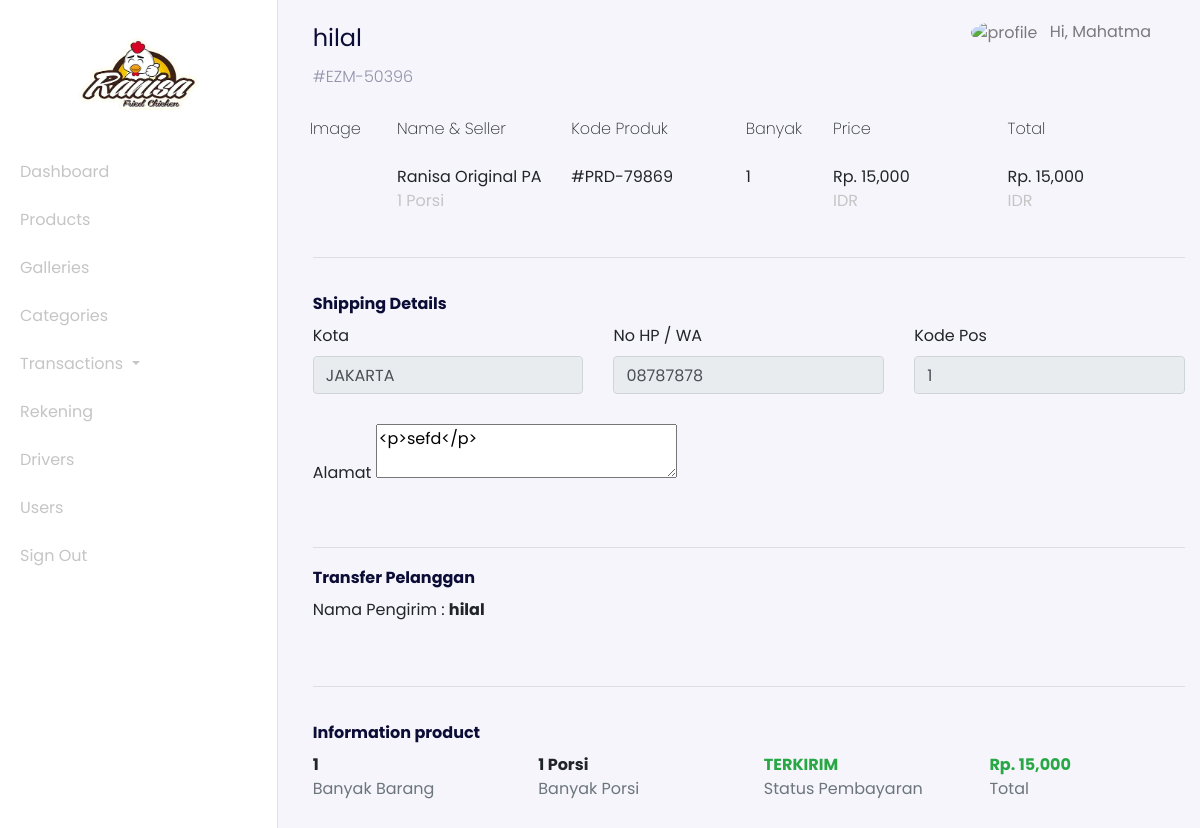
The page /admin?page=transactions-details&id=7 (signed in) on the database its author committed.
### tables this page shows
CREATE TABLE `users` (
  `id_user` int(11) NOT NULL,
  `name` varchar(255) NOT NULL,
  `email` varchar(255) NOT NULL,
  `password` varchar(255) NOT NULL,
  `address` text DEFAULT NULL,
  `phone_number` varchar(255) NOT NULL,
  `postal_code` varchar(191) NOT NULL,
  `roles` varchar(255) NOT NULL
);

CREATE TABLE `transactions` (
  `id_transaction` int(11) NOT NULL,
  `user_id` int(11) NOT NULL,
  `total_price` int(11) NOT NULL,
  `city` varchar(255) NOT NULL,
  `rekening_id` int(11) NOT NULL,
  `transaction_status` varchar(255) NOT NULL,
  `weight_total` int(11) NOT NULL,
  `delivered` int(11) NOT NULL,
  `photo_transaction` varchar(255) NOT NULL,
  `code` varchar(255) NOT NULL,
  `receiver` varchar(255) NOT NULL,
  `time_arrived` timestamp NULL DEFAULT NULL,
  `created_at` timestamp NOT NULL DEFAULT current_timestamp()
);

CREATE TABLE `transactions_details` (
  `id_transaction_detail` int(11) NOT NULL,
  `transaction_id` int(11) NOT NULL,
  `product_id` int(11) NOT NULL,
  `price` int(11) NOT NULL,
  `banyak` int(11) NOT NULL,
  `code_product` varchar(255) NOT NULL
);

CREATE TABLE `products` (
  `id_product` int(11) NOT NULL,
  `product_name` varchar(255) NOT NULL,
  `unit` int(11) NOT NULL,
  `price` varchar(255) NOT NULL,
  `descriptions` text NOT NULL,
  `category_id` int(11) NOT NULL,
  `stock` varchar(255) NOT NULL
);

### config/config.php (called while the page is built, shortened)
<?php
$host = 'localhost';
$user = 'root';
$password = '';
$dbname = 'daging_online';
$conn = mysqli_connect($host, $user, $password, $dbname);
function query($query)
{
    global $conn;
    $result = mysqli_query($conn, $query);
    $rows = [];
    while ($row = mysqli_fetch_assoc($result)) {
        $rows[] = $row;
    }
    return $rows;
}

### admin/transaction/dashboard-transactions-details.php (the view, shortened to what this page needs)
<?php
$idTransaction = $_GET["id"];
$transaction_details = query("SELECT * FROM transactions_details INNER JOIN transactions ON transactions_details.transaction_id = transactions.id_transaction INNER JOIN products ON transactions_details.product_id = products.id_product WHERE transaction_id = $idTransaction");
?>
<nav class="navbar navbar-expand-lg navbar-light navbar-store fixed-top" data-aos="fade-down">
  <div class="container-fluid">
    <div class="collpase navbar-collapse" id="navbarResponsive">
      <ul class="navbar-nav d-none d-lg-flex ml-auto">
        <li class="nav-item dropdown">
          <a href="#" class="nav-link" id="navbarDropdown" role="button" data-toggle="dropdown">
            <img src="../assets/images/person-circle.svg" alt="profile" height="40px" class="rounded-circle mr-2 profile-picture" />
            <?php
            $id_user = $_SESSION['user'];
            $user = query("SELECT * FROM users WHERE id_user = $id_user")[0];
            ?>
            Hi, <?= $user["name"]; ?>
          </a>
        </li>
      </ul>
    </div>
  </div>
</nav>
<div class="section-content section-dashboard-home" data-aos="fade-up">
  <div class="container-fluid">
    <div class="dashboard-heading">
      <?php
      $transactionMain = query("SELECT * FROM transactions INNER JOIN users ON transactions.user_id = users.id_user WHERE id_transaction = $idTransaction")[0];
      ?>
      <h2 class="dashboard-title"><?= $transactionMain["name"]; ?></h2>
      <p class="dashboard-subtitle">#<?= $transactionMain["code"]; ?></p>
    </div>
    <div class="dashboard-content store-cart">
      <div class="row" data-aos="fade-up" data-aos-delay="100">
        <div class="col-12 table-responsive">
          <table class="table table-borderless table-cart">
            <thead>
              <tr>
                <th>Image</th>
                <th>Name &amp; Seller</th>
                <th>Kode Produk</th>
                <th>Banyak</th>
                <th>Price</th>
                <th>Total</th>
              </tr>
            </thead>
            <tbody>
              <?php
              $banyak = 0;
              ?>
              <?php foreach ($transaction_details as $t) : ?>
                <?php
                $banyak += $t["banyak"];
                $total = $t["price"] * $t["banyak"];
                ?>
                <tr>
                  <td style="width: 10%;">
                  </td>
                  <td style="width: 20%;">
                    <div class=""><?= $t["product_name"]; ?></div>
                    <div class="product-title"><?= $t["unit"] / 1; ?> Porsi</div>
                  </td>
                  <td style="width: 20%;">
                    <div class="">#<?= $t["code_product"]; ?></div>
                  </td>
                  <td style="width: 10%;">
                    <div class=""><?= $t["banyak"]; ?></div>
                  </td>
                  <td style="width: 20%;">
                    <div class="">Rp. <?= number_format($t["price"]); ?></div>
                    <div class="product-title">IDR</div>
                  </td>
                  <td style="width: 20%;">
                    <div class="">Rp. <?= number_format($total); ?></div>
                    <div class="product-title">IDR</div>
                  </td>
                </tr>
              <?php endforeach; ?>
            </tbody>
          </table>
        </div>
      </div>
      <form action="" method="POST">
        <div class="row" data-aos="fade-up" data-aos-delay="150">
          <div class="col-12">
            <hr>
          </div>
          <div class="col-12">
            <h2>
              Shipping Details
            </h2>
          </div>
        </div>
        <div class="row mb-2" data-aos="fade-up" data-aos-delay="200">
          <div class="col-md-4">
            <div class="form-group">
              <label for="city">Kota</label>
              <input type="text" readonly value="<?= $transactionMain["city"]; ?>" class="form-control">
            </div>
          </div>
          <div class="col-md-4">
            <div class="form-group">
              <label for="phone_number">No HP / WA</label>
              <input type="tel" readonly name="phone_number" id="phone_number" class="form-control form-store" value="<?= $transactionMain["phone_number"] ?? ''; ?>" required>
            </div>
          </div>
          <div class="col-md-4">
            <div class="form-group">
              <label for="zip_code">Kode Pos</label>
              <input type="number" readonly name="zip_code" id="zip_code" required value="<?= $transactionMain["postal_code"] ?? ''; ?>" class="form-control form-store">
            </div>
          </div>
          <div class="col-md-12" id="alamat">
            <div class="form-group">
              <label for="address">Alamat</label>
              <textarea name="address" readonly id="editor"><?= $transactionMain["address"] ?? ''; ?></textarea>
            </div>
          </div>
        </div>
        <div class="row">
          <div class="col-12">
            <hr>
            <h2 class="mb-2">Transfer Pelanggan</h2>
          </div>
          <div class="col-4">
            <div class="mb-4">
              Nama Pengirim : <strong><?= $transactionMain["name"]; ?></strong>
            </div>
          </div>
        </div>
        <div class="row" data-aos="fade-up" data-aos-delay="150">
          <div class="col-12">
            <hr>
          </div>
          <div class="col-12">
            <h2 class="mb-2">
              Information product
            </h2>
          </div>
        </div>
        <div class="row justify-content-center mb-5" data-aos="fade-up" data-aos-delay="200">
          <div class="col-4 col-md-3">
            <div class="font-weight-bold"><?= $banyak; ?></div>
            <div class="text-muted">Banyak Barang</div>
          </div>
          <div class="col-4 col-md-3">
            <div class="font-weight-bold"><?= $transactionMain["weight_total"] / 1; ?> Porsi</div>
            <div class="text-muted">Banyak Porsi</div>
          </div>
          <div class="col-4 col-md-3">
            <?php if ($transactionMain["transaction_status"] == 'BELUM KONFIRMASI') : ?>
              <div class="text-danger font-weight-bold"><?= ($transactionMain["transaction_status"]); ?></div>
            <?php else : ?>
              <div class="text-success font-weight-bold"><?= ($transactionMain["transaction_status"]); ?></div>
            <?php endif; ?>
            <div class="text-muted">Status Pembayaran</div>
          </div>
          <div class="col-4 col-md-3">
            <div class="text-success font-weight-bold">Rp. <?= number_format($transactionMain["total_price"]); ?></div>
            <div class="text-muted">Total</div>
          </div>
        </div>
      </form>
    </div>
  </div>
</div>

### admin/index.php (shortened to what this page needs)
<?php
require_once '../config/config.php';
?>
<!DOCTYPE html>
<html lang="en">
<head>
  <link href="https://unpkg.com/aos@2.3.1/dist/aos.css" rel="stylesheet" />
  <link href="../assets/style/main.css" rel="stylesheet" />
  <link rel="stylesheet" type="text/css" href="../assets/vendor/DataTables/datatables.min.css" />
</head>
<body>
  <?php
  if (isset($_GET["page"])) {
    $page = $_GET["page"];
  }
  ?>
  <div class="page-dashboard">
    <div class="d-flex" id="wrapper" data-aos="fade-right">
      <div class="border-right" id="sidebar-wrapper">
        <div class="sidebar-heading text-center">
          <img src="../images/logo ranisa.webp" alt="" class="my-4 w-50" />
        </div>
        <div class="list-group list-group-flush">
          <a href="?page=dashboard" class="list-group-item list-group-item-action<?= $page == 'dashboard' ? ' active' : ''; ?> <?= $page == '' ? ' active' : ''; ?>">
            Dashboard
          </a>
          <a href="?page=products" class="list-group-item list-group-item-action<?= $page == 'products' ? ' active' : ''; ?> <?= $page == 'products-create' ? ' active' : ''; ?> <?= $page == 'products-details' ? ' active' : ''; ?>">
            Products
          </a>
          <a href="?page=galleries" class="list-group-item list-group-item-action<?= $page == 'galleries' ? ' active' : ''; ?> <?= $page == 'galleries-create' ? ' active' : ''; ?> <?= $page == 'galleries-details' ? ' active' : ''; ?>">
            Galleries
          </a>
          <a href="?page=categories" class="list-group-item list-group-item-action<?= $page == 'categories' ? ' active' : ''; ?> <?= $page == 'categories-create' ? ' active' : ''; ?> <?= $page == 'categories-details' ? ' active' : ''; ?> <?= $page == 'categories-delete' ? ' active' : ''; ?>">
            Categories
          </a>
          <div class="dropdown">
            <button class="list-group-item list-group-item-action dropdown-toggle" type="button" id="dropdownMenuButton" data-toggle="dropdown" aria-haspopup="true" aria-expanded="false">
              Transactions
            </button>
          </div>
          <a href="?page=rekening" class="list-group-item list-group-item-action<?= $page == 'rekening' ? ' active' : ''; ?> <?= $page == 'rekening-create' ? ' active' : ''; ?> <?= $page == 'rekening-details' ? ' active' : ''; ?>">
            Rekening
          </a>
          <a href="?page=drivers" class="list-group-item list-group-item-action<?= $page == 'drivers' ? ' active' : ''; ?> <?= $page == 'drivers-create' ? ' active' : ''; ?> <?= $page == 'drivers-details' ? ' active' : ''; ?> <?= $page == 'drivers-delete' ? ' active' : ''; ?>">
            Drivers
          </a>
          <a href="?page=users" class="list-group-item list-group-item-action<?= $page == 'users' ? ' active' : ''; ?> <?= $page == 'users-create' ? ' active' : ''; ?> <?= $page == 'users-details' ? ' active' : ''; ?>">
            Users
          </a>
          <a href="?page=logout" class="list-group-item list-group-item-action<?= $page == 'logout' ? ' active' : ''; ?>">
            Sign Out
          </a>
        </div>
      </div>
      <div id="page-content-wrapper">
        <?php
        if (isset($page)) {
          if ($page == 'dashboard') {
            include 'dashboard.php';
          } elseif ($page == 'products') {
            include 'dashboard-products.php';
          } elseif ($page == 'products-create') {
            include 'dashboard-product-create.php';
          } elseif ($page == 'products-details') {
            include 'dashboard-products-details.php';
          } elseif ($page == 'products-delete') {
            include 'dashboard-product-delete.php';
          } elseif ($page == 'galleries') {
            include 'dashboard-galleries.php';
          } elseif ($page == 'galleries-create') {
            include 'dashboard-galleries-create.php';
          } elseif ($page == 'galleries-details') {
            include 'dashboard-galleries-details.php';
          } elseif ($page == 'galleries-delete') {
            include 'dashboard-galleries-delete.php';
          } elseif ($page == 'categories') {
            include 'dashboard-categories.php';
          } elseif ($page == 'categories-create') {
            include 'dashboard-categories-create.php';
          } elseif ($page == 'categories-details') {
            include 'dashboard-categories-details.php';
          } elseif ($page == 'categories-delete') {
            include 'dashboard-categories-delete.php';
          } elseif ($page == 'transactions') {
            include 'transaction/dashboard-transactions.php';
          } elseif ($page == 'transactions-receiver') {
            include 'transaction/dashboard-transactions-receiver.php';
          } elseif ($page == 'transactions-no-confirm') {
            include 'transaction/dashboard-transactions-no-confirm.php';
          } elseif ($page == 'transactions-confirm') {
            include 'transaction/dashboard-transactions-confirm.php';
          } elseif ($page == 'transactions-pickup') {
            include 'transaction/dashboard-transactions-pickup.php';
          } elseif ($page == 'transactions-sent') {
            include 'transaction/dashboard-transactions-sent.php';
          } elseif ($page == 'transactions-details') {
            include 'transaction/dashboard-transactions-details.php';
          } elseif ($page == 'transactions-delete') {
            include 'transaction/dashboard-transactions-delete.php';
          } elseif ($page == 'transactions-transfer') {
            include 'transaction/dashboard-transfer.php';
          } elseif ($page == 'rekening') {
            include 'rekening/dashboard-rekening.php';
          } elseif ($page == 'rekening-create') {
            include 'rekening/dashboard-rekening-create.php';
          } elseif ($page == 'rekening-details') {
            include 'rekening/dashboard-rekening-details.php';
          } elseif ($page == 'rekening-delete') {
            include 'rekening/dashboard-rekening-delete.php';
          } elseif ($page == 'drivers') {
            include 'drivers/dashboard-drivers.php';
          } elseif ($page == 'drivers-create') {
            include 'drivers/dashboard-drivers-create.php';
          } elseif ($page == 'drivers-details') {
            include 'drivers/dashboard-drivers-details.php';
          } elseif ($page == 'drivers-delete') {
            include 'drivers/dashboard-drivers-delete.php';
          } elseif ($page == 'users') {
            include 'users/dashboard-users.php';
          } elseif ($page == 'users-create') {
            include 'users/dashboard-users-create.php';
          } elseif ($page == 'users-details') {
            include 'users/dashboard-users-details.php';
          } elseif ($page == 'users-delete') {
            include 'users/dashboard-users-delete.php';
          } elseif ($page == 'logout') {
            include '../logout.php';
          } else {
            echo "Halaman Tidak Ditemukan";
          }
        } else {
          include 'dashboard.php';
        }
        ?>
      </div>
    </div>
  </div>
</body>
</html>

### rows shown on the page
users: name "Mahatma"
transactions: user.name "hilal", code "EZM-50396", city "JAKARTA", phone_number "08787878", zip_code "1", address "<p>sefd</p>", $transactionMain['weight_total']/1 "1", transaction_status "TERKIRIM", total_price "15,000"
transactions_details: product.product_name "Ranisa Original PA", $t['unit']/1 "1", code_product "PRD-79869", banyak "1", product.price "15,000", total "15,000"

### other values the page prints
$banyak "1"
